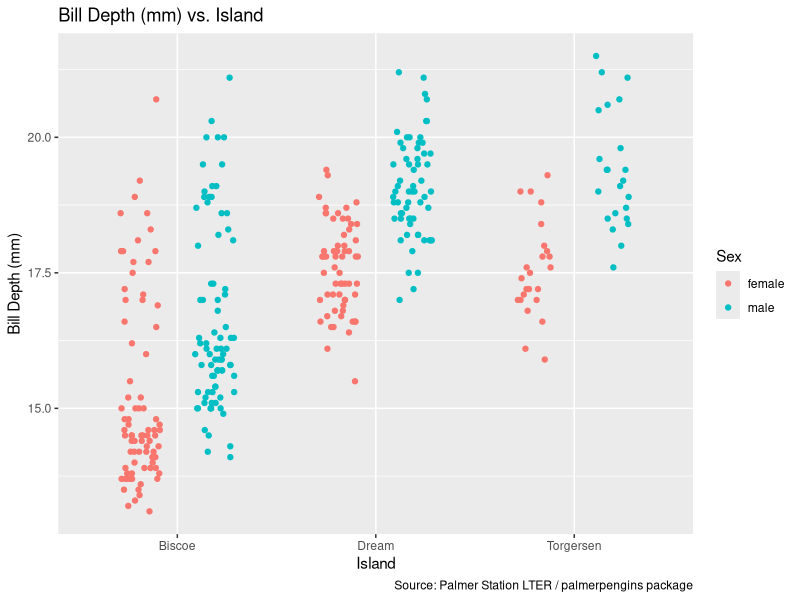

Write the R code that produced this figure.
## ---- chunk 1
knitr::opts_chunk$set(echo = TRUE,
                      fig.path = "../Outputs/") #create file path for outputs to automatically save
## ---- chunk 2
library(tidyverse)
library(palmerpenguins)
library(kableExtra)
## ---- chunk 3
glimpse(penguins) #glimpsing penguin dataset
## ---- chunk 4
penguins %>% 
  group_by(species) %>% #grouping by species
  summarise(bill_depth_mean = mean(bill_depth_mm, na.rm = TRUE), #calculating bill depth mean
            bill_depth_variance = var(bill_depth_mm, na.rm = TRUE)) %>% #calculating bill depth variance 
  kbl() %>% #crating kable
  kable_classic() %>% #using classic styling
  kable_styling(full_width=FALSE) %>% #condensing width
  row_spec(0, bold = T, color = "white", background = "black") #coloring first row black
## ---- chunk 5
penguins %>% 
  drop_na(sex) %>% #dropping all NA values in sex column
  ggplot(aes(x = island, #setting x axis as island
             y = bill_depth_mm, #setting y axis as bill depth
             color = sex))+ #setting color as sex
  geom_point(position = position_jitterdodge())+ #setting position as point - jitterdodge
  labs(title = "Bill Depth (mm) vs. Island", #setting title
       y = "Bill Depth (mm)", #setting y axis title
       x = "Island", #setting x axis title
       color = "Sex",#setting legend title
       caption = "Source: Palmer Station LTER / palmerpengins package") #setting source caption
